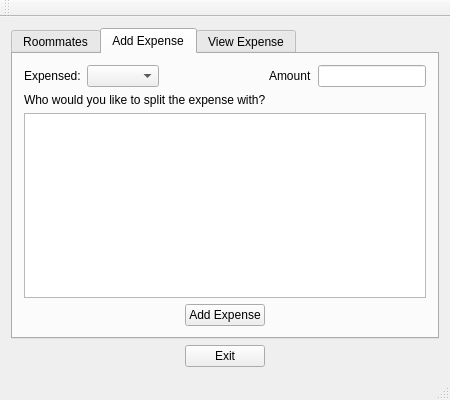
<?xml version="1.0" encoding="UTF-8"?>
<ui version="4.0">
 <class>MainWindow</class>
 <widget class="QMainWindow" name="MainWindow">
  <property name="geometry">
   <rect>
    <x>0</x>
    <y>0</y>
    <width>450</width>
    <height>400</height>
   </rect>
  </property>
  <property name="windowTitle">
   <string>MainWindow</string>
  </property>
  <widget class="QWidget" name="centralWidget">
   <layout class="QVBoxLayout" name="verticalLayout_4">
    <item>
     <widget class="QTabWidget" name="tabs">
      <property name="currentIndex">
       <number>1</number>
      </property>
      <widget class="QWidget" name="tabRoommates">
       <attribute name="title">
        <string>Roommates</string>
       </attribute>
       <layout class="QVBoxLayout" name="verticalLayout_2">
        <item>
         <widget class="QLabel" name="label_4">
          <property name="text">
           <string>Please enter the new roommate to add:</string>
          </property>
         </widget>
        </item>
        <item>
         <layout class="QHBoxLayout" name="horizontalLayout_2">
          <item>
           <widget class="QLineEdit" name="leAdd"/>
          </item>
          <item>
           <widget class="QPushButton" name="btnAdd">
            <property name="text">
             <string>Add</string>
            </property>
           </widget>
          </item>
         </layout>
        </item>
        <item>
         <widget class="Line" name="line">
          <property name="orientation">
           <enum>Qt::Horizontal</enum>
          </property>
         </widget>
        </item>
        <item>
         <widget class="QLabel" name="label_5">
          <property name="text">
           <string>Please select roommates to remove:</string>
          </property>
         </widget>
        </item>
        <item>
         <widget class="QListWidget" name="listRoommates"/>
        </item>
        <item>
         <layout class="QHBoxLayout" name="horizontalLayout_5">
          <item>
           <spacer name="horizontalSpacer_2">
            <property name="orientation">
             <enum>Qt::Horizontal</enum>
            </property>
            <property name="sizeHint" stdset="0">
             <size>
              <width>40</width>
              <height>20</height>
             </size>
            </property>
           </spacer>
          </item>
          <item>
           <widget class="QPushButton" name="btnRemove">
            <property name="text">
             <string>Remove</string>
            </property>
           </widget>
          </item>
          <item>
           <spacer name="horizontalSpacer_3">
            <property name="orientation">
             <enum>Qt::Horizontal</enum>
            </property>
            <property name="sizeHint" stdset="0">
             <size>
              <width>40</width>
              <height>20</height>
             </size>
            </property>
           </spacer>
          </item>
         </layout>
        </item>
       </layout>
      </widget>
      <widget class="QWidget" name="tab_2">
       <attribute name="title">
        <string>Add Expense</string>
       </attribute>
       <layout class="QVBoxLayout" name="verticalLayout">
        <item>
         <layout class="QHBoxLayout" name="horizontalLayout_3">
          <item>
           <widget class="QLabel" name="label">
            <property name="text">
             <string>Expensed:</string>
            </property>
           </widget>
          </item>
          <item>
           <widget class="QComboBox" name="comboPaidRoommate"/>
          </item>
          <item>
           <spacer name="horizontalSpacer">
            <property name="orientation">
             <enum>Qt::Horizontal</enum>
            </property>
            <property name="sizeHint" stdset="0">
             <size>
              <width>40</width>
              <height>20</height>
             </size>
            </property>
           </spacer>
          </item>
          <item>
           <widget class="QLabel" name="label_2">
            <property name="text">
             <string>Amount</string>
            </property>
           </widget>
          </item>
          <item>
           <widget class="QLineEdit" name="leAmount"/>
          </item>
         </layout>
        </item>
        <item>
         <widget class="QLabel" name="label_6">
          <property name="text">
           <string>Who would you like to split the expense with?</string>
          </property>
         </widget>
        </item>
        <item>
         <widget class="QListWidget" name="listExpense"/>
        </item>
        <item>
         <layout class="QHBoxLayout" name="horizontalLayout_6">
          <item>
           <spacer name="horizontalSpacer_4">
            <property name="orientation">
             <enum>Qt::Horizontal</enum>
            </property>
            <property name="sizeHint" stdset="0">
             <size>
              <width>40</width>
              <height>20</height>
             </size>
            </property>
           </spacer>
          </item>
          <item>
           <widget class="QPushButton" name="btnAddExpense">
            <property name="text">
             <string>Add Expense</string>
            </property>
           </widget>
          </item>
          <item>
           <spacer name="horizontalSpacer_5">
            <property name="orientation">
             <enum>Qt::Horizontal</enum>
            </property>
            <property name="sizeHint" stdset="0">
             <size>
              <width>40</width>
              <height>20</height>
             </size>
            </property>
           </spacer>
          </item>
         </layout>
        </item>
       </layout>
      </widget>
      <widget class="QWidget" name="tab">
       <attribute name="title">
        <string>View Expense</string>
       </attribute>
       <layout class="QVBoxLayout" name="verticalLayout_3">
        <item>
         <layout class="QHBoxLayout" name="horizontalLayout_4">
          <item>
           <widget class="QLabel" name="label_3">
            <property name="text">
             <string>Roommate</string>
            </property>
            <property name="alignment">
             <set>Qt::AlignRight|Qt::AlignTrailing|Qt::AlignVCenter</set>
            </property>
           </widget>
          </item>
          <item>
           <widget class="QComboBox" name="comboViewExpense">
            <property name="minimumSize">
             <size>
              <width>125</width>
              <height>0</height>
             </size>
            </property>
           </widget>
          </item>
          <item>
           <spacer name="horizontalSpacer_9">
            <property name="orientation">
             <enum>Qt::Horizontal</enum>
            </property>
            <property name="sizeHint" stdset="0">
             <size>
              <width>40</width>
              <height>20</height>
             </size>
            </property>
           </spacer>
          </item>
          <item>
           <widget class="QPushButton" name="btnView">
            <property name="text">
             <string>View</string>
            </property>
           </widget>
          </item>
          <item>
           <spacer name="horizontalSpacer_6">
            <property name="orientation">
             <enum>Qt::Horizontal</enum>
            </property>
            <property name="sizeHint" stdset="0">
             <size>
              <width>40</width>
              <height>20</height>
             </size>
            </property>
           </spacer>
          </item>
         </layout>
        </item>
        <item>
         <widget class="QTextEdit" name="teView">
          <property name="readOnly">
           <bool>true</bool>
          </property>
         </widget>
        </item>
       </layout>
      </widget>
     </widget>
    </item>
    <item>
     <layout class="QHBoxLayout" name="horizontalLayout_7">
      <item>
       <spacer name="horizontalSpacer_7">
        <property name="orientation">
         <enum>Qt::Horizontal</enum>
        </property>
        <property name="sizeHint" stdset="0">
         <size>
          <width>40</width>
          <height>20</height>
         </size>
        </property>
       </spacer>
      </item>
      <item>
       <widget class="QPushButton" name="btnExit">
        <property name="text">
         <string>Exit</string>
        </property>
       </widget>
      </item>
      <item>
       <spacer name="horizontalSpacer_8">
        <property name="orientation">
         <enum>Qt::Horizontal</enum>
        </property>
        <property name="sizeHint" stdset="0">
         <size>
          <width>40</width>
          <height>20</height>
         </size>
        </property>
       </spacer>
      </item>
     </layout>
    </item>
   </layout>
  </widget>
  <widget class="QMenuBar" name="menuBar">
   <property name="geometry">
    <rect>
     <x>0</x>
     <y>0</y>
     <width>450</width>
     <height>27</height>
    </rect>
   </property>
  </widget>
  <widget class="QToolBar" name="mainToolBar">
   <attribute name="toolBarArea">
    <enum>TopToolBarArea</enum>
   </attribute>
   <attribute name="toolBarBreak">
    <bool>false</bool>
   </attribute>
  </widget>
  <widget class="QStatusBar" name="statusBar"/>
 </widget>
 <layoutdefault spacing="6" margin="11"/>
 <resources/>
 <connections>
  <connection>
   <sender>btnExit</sender>
   <signal>clicked()</signal>
   <receiver>MainWindow</receiver>
   <slot>close()</slot>
   <hints>
    <hint type="sourcelabel">
     <x>262</x>
     <y>354</y>
    </hint>
    <hint type="destinationlabel">
     <x>187</x>
     <y>199</y>
    </hint>
   </hints>
  </connection>
 </connections>
</ui>
